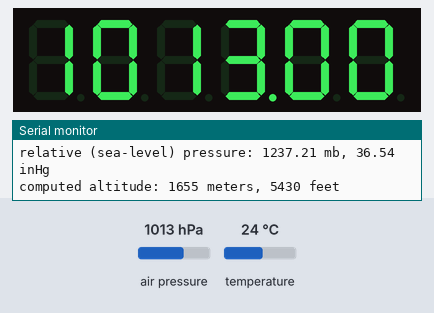
The sketch below on a simulated Arduino Uno, built with avr-gcc and run on an emulated ATmega328P. On the bench: 5-digit seven-segment display, the last lines printed to the serial monitor. Wiring (inferred from the names in the program): MAX7219 LED driver: data pin 5; clock pin 7; CS pin 6. The test bench sets the inputs (shaded band); at power-on: air pressure 1013 hPa, temperature 24 °C. No radio packets arrive unless stated.

Above: at 2.2 s.
2.3 s: air pressure set to 952 hPa
At 4.1 s:
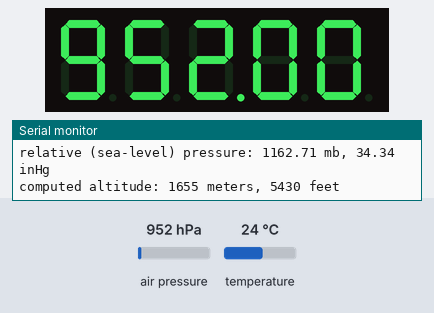
5.1 s: air pressure set to 1000 hPa
At 6.8 s:
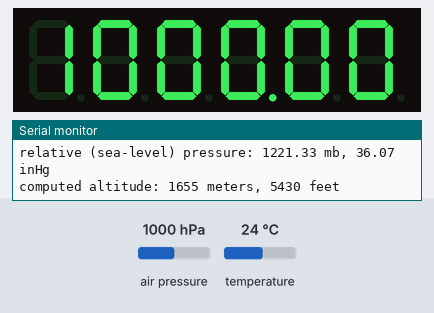
7.6 s: air pressure set to 975 hPa
At 9.5 s:
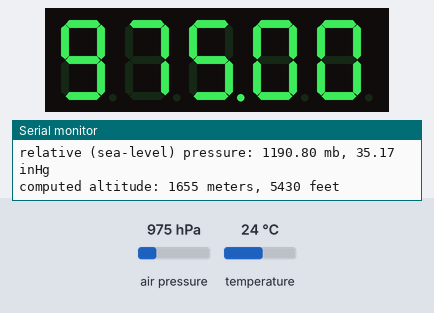
Timing chart, 0 to 11.0 s (numbered marks = the images above; inputs shaded):
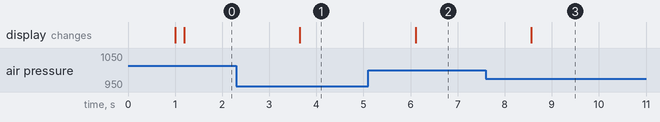

The sketch:

responsi_bmp180.ino
```cpp
#include <SFE_BMP180.h>
#include <Wire.h>

#include <RH_ASK.h>
#include <SPI.h> // Not actually used but needed to compile

RH_ASK driver;

// You will need to create an SFE_BMP180 object, here called "pressure":

SFE_BMP180 pressure;

#define ALTITUDE 1655.0 // Altitude of SparkFun's HQ in Boulder, CO. in meters

#define PIN_CS 6
#define PIN_CLK 7
#define PIN_DIN 5

void maxTransfer(uint8_t address, uint8_t value) {

    digitalWrite(PIN_CS, LOW);                             // Ensure LOAD/CS is LOW
    shiftOut(PIN_DIN,PIN_CLK,MSBFIRST,address);            // Send the register address
    shiftOut(PIN_DIN,PIN_CLK,MSBFIRST,value);              // Send the value
    digitalWrite(PIN_CS, HIGH);
}


void test()
    {
      maxTransfer(0x0F, 0x01); //test
      delay(1000);
      maxTransfer(0x0F, 0x00);

      maxTransfer(0x09, 0xFF); //mode B

      maxTransfer(0x0A, 0x0D); //intensitas

      maxTransfer(0x0B, 0x07);  // cacah digit

      maxTransfer(0x0C, 0x01);  // Turn on chip
    }

void tampil(String a)
{
  int koma = a.indexOf(".");


  if(koma>-1){
    a.remove(koma,1);
  }
  int panjang = a.length();
  maxTransfer(0x0B, panjang-1);  // cacah digit
  for( int j = 1; j<=panjang; j++){
      int index = panjang-j;
      if(String(a[index]) == "-"){
        maxTransfer(j,10);
      }else{
         int nilai = index == koma-1 ? 0xF0|String(a[index]).toInt():String(a[index]).toInt();
         maxTransfer(j,nilai);
      }
  }
}


void kirim(double P)
{
  char *msg = strdup(("P="+String(P)+"__").c_str());
  driver.send((uint8_t *)msg, strlen(msg));
  driver.waitPacketSent();
}

void setup()
{
  Serial.begin(9600);
  Serial.println("REBOOT");

  pinMode(PIN_CS,OUTPUT);
  pinMode(PIN_CLK,OUTPUT);
  pinMode(PIN_DIN,OUTPUT);
  test();
  driver.init();
  // Initialize the sensor (it is important to get calibration values stored on the device).

  if (pressure.begin())
    Serial.println("BMP180 init success");
  else
  {
    // Oops, something went wrong, this is usually a connection problem,
    // see the comments at the top of this sketch for the proper connections.

    Serial.println("BMP180 init fail\n\n");
    while(1); // Pause forever.
  }
}

void loop()
{
  char status;
  double T,P,p0,a;

  // Loop here getting pressure readings every 10 seconds.

  // If you want sea-level-compensated pressure, as used in weather reports,
  // you will need to know the altitude at which your measurements are taken.
  // We're using a constant called ALTITUDE in this sketch:

  Serial.println();
  Serial.print("provided altitude: ");
  Serial.print(ALTITUDE,0);
  Serial.print(" meters, ");
  Serial.print(ALTITUDE*3.28084,0);
  Serial.println(" feet");

  // If you want to measure altitude, and not pressure, you will instead need
  // to provide a known baseline pressure. This is shown at the end of the sketch.

  // You must first get a temperature measurement to perform a pressure reading.

  // Start a temperature measurement:
  // If request is successful, the number of ms to wait is returned.
  // If request is unsuccessful, 0 is returned.

  status = pressure.startTemperature();
  if (status != 0)
  {
    // Wait for the measurement to complete:
    delay(status);

    // Retrieve the completed temperature measurement:
    // Note that the measurement is stored in the variable T.
    // Function returns 1 if successful, 0 if failure.

    status = pressure.getTemperature(T);
    if (status != 0)
    {
      // Print out the measurement:
      Serial.print("temperature: ");
      Serial.print(T,2);
      Serial.print(" deg C, ");
      Serial.print((9.0/5.0)*T+32.0,2);
      Serial.println(" deg F");

      // Start a pressure measurement:
      // The parameter is the oversampling setting, from 0 to 3 (highest res, longest wait).
      // If request is successful, the number of ms to wait is returned.
      // If request is unsuccessful, 0 is returned.

      status = pressure.startPressure(3);
      if (status != 0)
      {
        // Wait for the measurement to complete:
        delay(status);

        // Retrieve the completed pressure measurement:
        // Note that the measurement is stored in the variable P.
        // Note also that the function requires the previous temperature measurement (T).
        // (If temperature is stable, you can do one temperature measurement for a number of pressure measurements.)
        // Function returns 1 if successful, 0 if failure.

        status = pressure.getPressure(P,T);
        if (status != 0)
        {
          // Print out the measurement:
          Serial.print("absolute pressure: ");
          Serial.print(P,2);
          Serial.print(" mb, ");
          Serial.print(P*0.0295333727,2);
          Serial.println(" inHg");

          // The pressure sensor returns abolute pressure, which varies with altitude.
          // To remove the effects of altitude, use the sealevel function and your current altitude.
          // This number is commonly used in weather reports.
          // Parameters: P = absolute pressure in mb, ALTITUDE = current altitude in m.
          // Result: p0 = sea-level compensated pressure in mb

          p0 = pressure.sealevel(P,ALTITUDE); // we're at 1655 meters (Boulder, CO)
          Serial.print("relative (sea-level) pressure: ");
          Serial.print(p0,2);
          Serial.print(" mb, ");
          Serial.print(p0*0.0295333727,2);
          Serial.println(" inHg");

          // On the other hand, if you want to determine your altitude from the pressure reading,
          // use the altitude function along with a baseline pressure (sea-level or other).
          // Parameters: P = absolute pressure in mb, p0 = baseline pressure in mb.
          // Result: a = altitude in m.

          a = pressure.altitude(P,p0);
          Serial.print("computed altitude: ");
          Serial.print(a,0);
          Serial.print(" meters, ");
          Serial.print(a*3.28084,0);
          Serial.println(" feet");


        }
        else Serial.println("error retrieving pressure measurement\n");
      }
      else Serial.println("error starting pressure measurement\n");
    }
    else Serial.println("error retrieving temperature measurement\n");
  }
  else Serial.println("error starting temperature measurement\n");

  tampil(String(P)); // tampilkan ke 7segment

  kirim(P); //kirim via radio

  delay(1000);  // Pause for 5 seconds.
}
```

komdat_responsi.ino
```cpp
/*
Sesungguhnya pelajaran paling berharga adalah pengalaman.
Karena usia kita yang terbatas, maka kita perlu mempelajari pengalaman orang lain.
Membaca adalah kunci memahami pengalaman orang lain.
*/
// ____(Wafa, 2018)
```

Measured:
- after the input at 2.3 s, the display: changes after 1.3 s (image 1)
- after the input at 5.1 s, the display: changes after 1.0 s (image 2)
- after the input at 7.6 s, the display: changes after 0.96 s (image 3)
